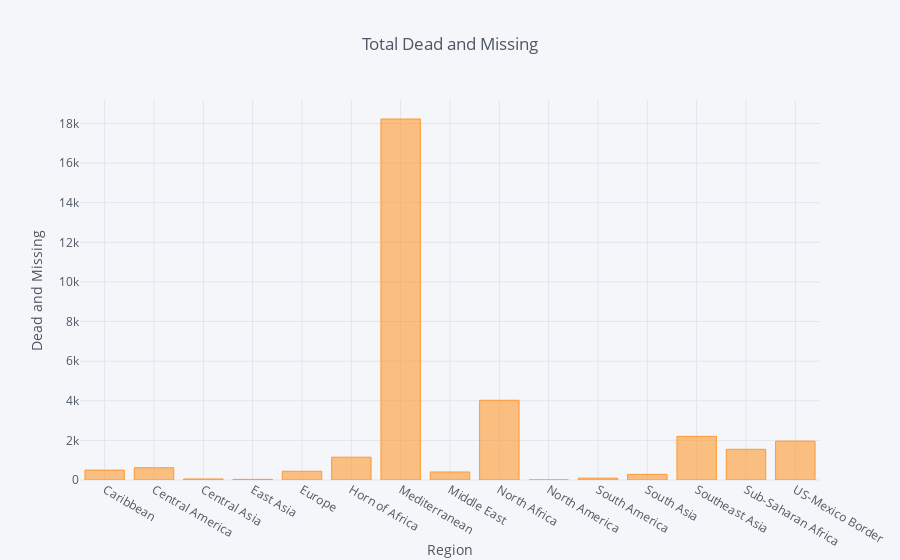

Source (notebook cell):
### Code cell
databar1 = dfemigrant.groupby('Region of Incident').agg({'Total Dead and Missing':'sum'}).reset_index()

databar1.iplot(kind='bar', x='Region of Incident', xTitle='Region',
               yTitle='Dead and Missing', color='orange',
               title='Total Dead and Missing')

### Figure 1 — Plotly figure (JSON) as saved in the notebook; plotly's stock layout.template omitted (floating-point values rounded to 4 significant figures)
{"data": [{"marker": {"color": "rgba(255, 153, 51, 0.6)", "line": {"color": "rgba(255, 153, 51, 1.0)", "width": 1}}, "name": "Total Dead and Missing", "orientation": "v", "text": "", "type": "bar", "uid": "16944c40-1a47-4eba-8556-7a0a405a4856", "x": ["Caribbean", "Central America", "Central Asia", "East Asia", "Europe", "Horn of Africa", "Mediterranean", "Middle East", "North Africa", "North America", "South America", "South Asia", "Southeast Asia", "Sub-Saharan Africa", "US-Mexico Border"], "y": [499, 619, 52, 31, 442, 1152, 18229, 406, 4027, 1, 92, 286, 2203, 1549, 1964]}], "layout": {"legend": {"bgcolor": "#F5F6F9", "font": {"color": "#4D5663"}}, "paper_bgcolor": "#F5F6F9", "plot_bgcolor": "#F5F6F9", "title": {"font": {"color": "#4D5663"}, "text": "Total Dead and Missing"}, "xaxis": {"gridcolor": "#E1E5ED", "showgrid": true, "tickfont": {"color": "#4D5663"}, "title": {"font": {"color": "#4D5663"}, "text": "Region"}, "zerolinecolor": "#E1E5ED"}, "yaxis": {"gridcolor": "#E1E5ED", "showgrid": true, "tickfont": {"color": "#4D5663"}, "title": {"font": {"color": "#4D5663"}, "text": "Dead and Missing"}, "zerolinecolor": "#E1E5ED"}}}
